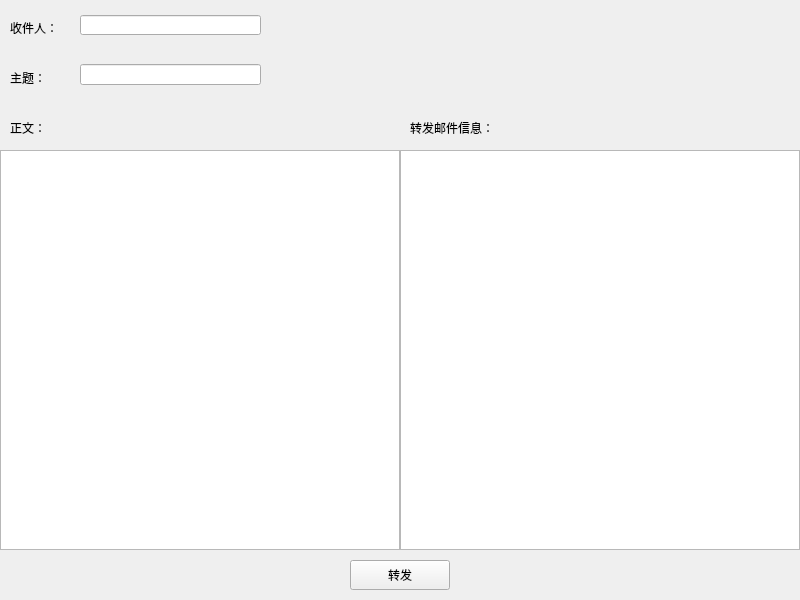
<?xml version="1.0" encoding="UTF-8"?>
<ui version="4.0">
 <class>Forwarding_Window</class>
 <widget class="QWidget" name="Forwarding_Window">
  <property name="geometry">
   <rect>
    <x>0</x>
    <y>0</y>
    <width>800</width>
    <height>600</height>
   </rect>
  </property>
  <property name="windowTitle">
   <string>转发</string>
  </property>
  <widget class="QLabel" name="label">
   <property name="geometry">
    <rect>
     <x>10</x>
     <y>20</y>
     <width>72</width>
     <height>15</height>
    </rect>
   </property>
   <property name="text">
    <string>收件人：</string>
   </property>
  </widget>
  <widget class="QLineEdit" name="edt_receiver">
   <property name="geometry">
    <rect>
     <x>80</x>
     <y>15</y>
     <width>181</width>
     <height>20</height>
    </rect>
   </property>
  </widget>
  <widget class="QLabel" name="label_2">
   <property name="geometry">
    <rect>
     <x>10</x>
     <y>70</y>
     <width>72</width>
     <height>15</height>
    </rect>
   </property>
   <property name="text">
    <string>主题：</string>
   </property>
  </widget>
  <widget class="QLineEdit" name="edt_theme">
   <property name="geometry">
    <rect>
     <x>80</x>
     <y>64</y>
     <width>181</width>
     <height>21</height>
    </rect>
   </property>
  </widget>
  <widget class="QLabel" name="label_3">
   <property name="geometry">
    <rect>
     <x>10</x>
     <y>120</y>
     <width>72</width>
     <height>15</height>
    </rect>
   </property>
   <property name="text">
    <string>正文：</string>
   </property>
  </widget>
  <widget class="QTextEdit" name="edt_text">
   <property name="geometry">
    <rect>
     <x>0</x>
     <y>150</y>
     <width>400</width>
     <height>400</height>
    </rect>
   </property>
  </widget>
  <widget class="QLabel" name="label_4">
   <property name="geometry">
    <rect>
     <x>410</x>
     <y>120</y>
     <width>141</width>
     <height>16</height>
    </rect>
   </property>
   <property name="text">
    <string>转发邮件信息：</string>
   </property>
  </widget>
  <widget class="QTextEdit" name="edt_forwarding">
   <property name="geometry">
    <rect>
     <x>400</x>
     <y>150</y>
     <width>400</width>
     <height>400</height>
    </rect>
   </property>
  </widget>
  <widget class="QPushButton" name="btn_forward">
   <property name="geometry">
    <rect>
     <x>350</x>
     <y>560</y>
     <width>100</width>
     <height>30</height>
    </rect>
   </property>
   <property name="text">
    <string>转发</string>
   </property>
  </widget>
 </widget>
 <resources/>
 <connections/>
</ui>
